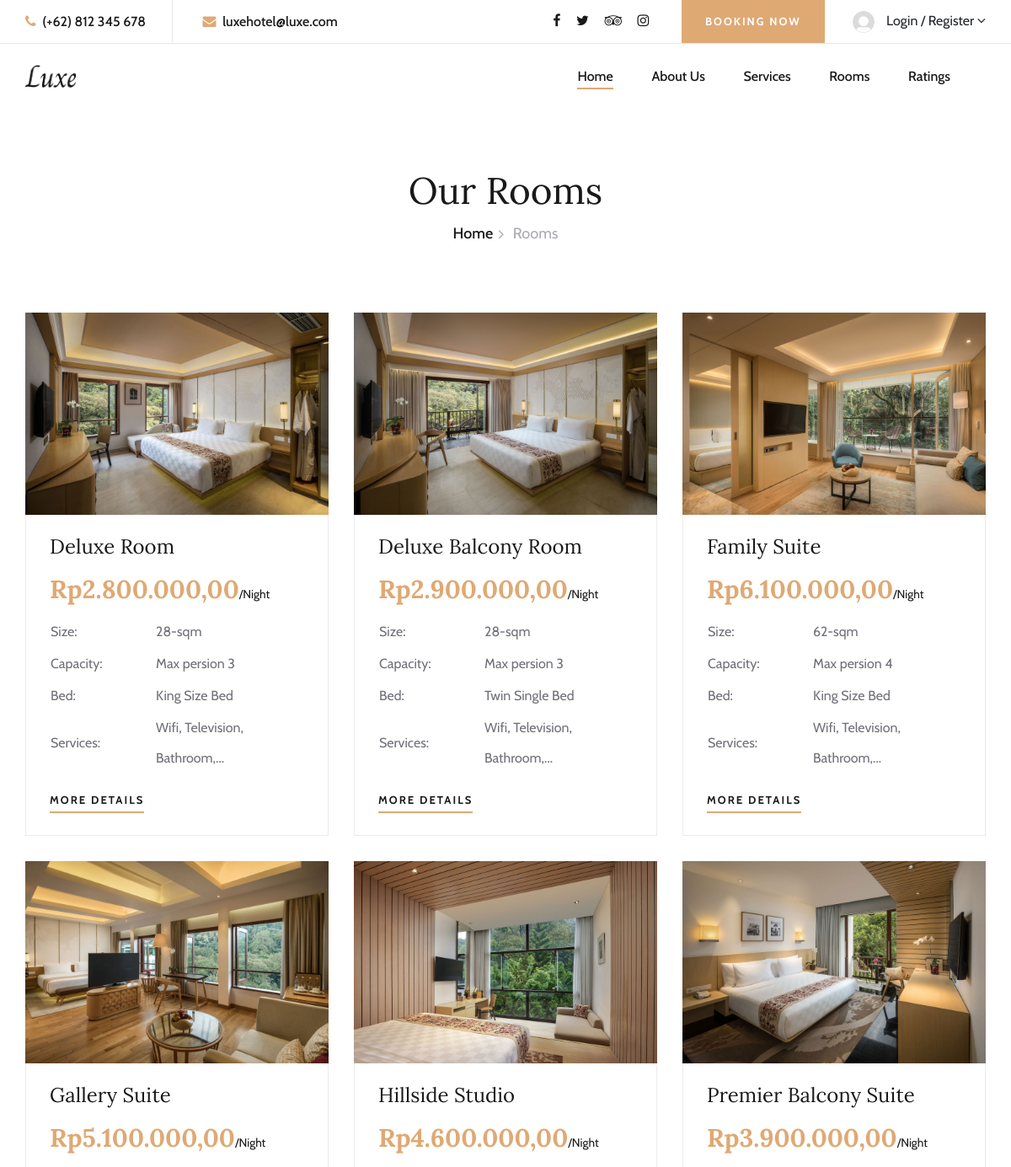
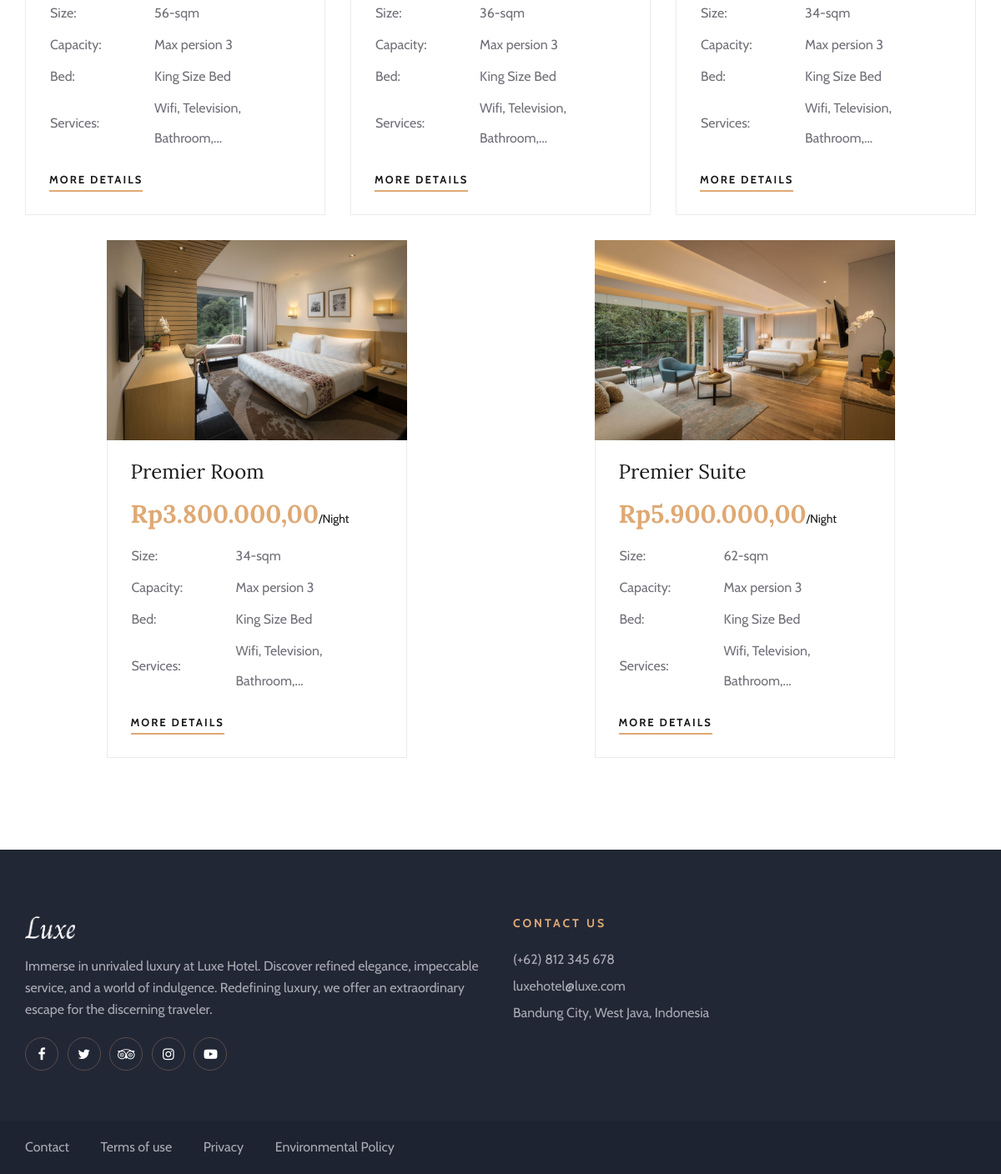
Page /index.php/rooms on the committed database (2 pictures, top to bottom).
### tables this page shows
CREATE TABLE `t_jenis_kamar` (
  `id_jenis_kamar` int(11) NOT NULL,
  `jenis_kamar` varchar(50) NOT NULL DEFAULT '',
  `kapasitas_kamar` int(11) NOT NULL,
  `ukuran_kamar` int(11) NOT NULL,
  `harga_kamar` int(11) NOT NULL,
  `jenis_ranjang` int(11) NOT NULL,
  `gambar` varchar(255) NOT NULL,
  `detail_1` varchar(255) NOT NULL,
  `detail_2` varchar(255) NOT NULL,
  `detail_3` varchar(255) NOT NULL
);

CREATE TABLE `t_jenis_ranjang` (
  `id_jenis_ranjang` int(11) NOT NULL,
  `jenis_ranjang` varchar(50) NOT NULL
);

### application/controllers/Rooms.php (called while the page is built, shortened)
<?php
class Rooms extends CI_Controller
{
    public function index()
    {
        $data['judul'] = 'Rooms';
        $data['user'] = $this->User_model->getUserBySessionEmail();
        $data['rooms'] = $this->Rooms_model->getDisplayRoom();
        $this->load->view('templates/header', $data);
        $this->load->view('rooms/index', $data);
        $this->load->view('templates/footer');
    }
}

### index.php (called while the page is built, shortened)
<?php
require_once BASEPATH.'core/CodeIgniter.php';

### application/models/Rooms_model.php (called while the page is built, shortened)
<?php
class Rooms_model extends CI_Model
{
    public function getDisplayRoom()
    {
        $this->db->select('*');
        $this->db->from('t_jenis_kamar');
        $this->db->join('t_jenis_ranjang', 't_jenis_kamar.jenis_ranjang = t_jenis_ranjang.id_jenis_ranjang');
        return $this->db->get('')->result_array();
    }
}

### application/views/rooms/index.php (the view)
<div class="breadcrumb-section">
    <div class="container">
        <div class="row">
            <div class="col-lg-12">
                <div class="breadcrumb-text">
                    <h2>Our Rooms</h2>
                    <div class="bt-option">
                        <a href="<?= base_url() ?>home">Home</a>
                        <span>Rooms</span>
                    </div>
                </div>
            </div>
        </div>
    </div>
</div>
<section class="rooms-section spad">
    <div class="container">
        <div class="row">
            <?php foreach ($rooms as $room) { ?>
                <div class="col-lg-4 col-md-6 mx-auto">
                    <div class="room-item">
                        <img src="<?= base_url() ?>assets/img/details/<?= strtolower(str_replace(' ', '-', $room['jenis_kamar'])) ?>/<?= $room['detail_1'] ?>" alt="">
                        <div class="ri-text">
                            <h4><?= $room['jenis_kamar'] ?></h4>
                            <h3>Rp<?= number_format(($room['harga_kamar']), 2, ",", ".") ?><span>/Night</span></h3>
                            <table>
                                <tbody>
                                    <tr>
                                        <td class="r-o">Size:</td>
                                        <td><?= $room['ukuran_kamar'] ?>-sqm</td>
                                    </tr>
                                    <tr>
                                        <td class="r-o">Capacity:</td>
                                        <td>Max persion <?= $room['kapasitas_kamar'] ?></td>
                                    </tr>
                                    <tr>
                                        <td class="r-o">Bed:</td>
                                        <td><?= $room['jenis_ranjang'] ?></td>
                                    </tr>
                                    <tr>
                                        <td class="r-o">Services:</td>
                                        <td>Wifi, Television, Bathroom,...</td>
                                    </tr>
                                </tbody>
                            </table>
                            <a href="<?= base_url() ?>rooms/details/<?= $room['id_jenis_kamar'] ?>/<?= strtolower(str_replace(' ', '-', $room['jenis_kamar'])) ?>" class="primary-btn">More Details</a>
                        </div>
                    </div>
                </div>
            <?php } ?>
        </div>
    </div>
</section>

### application/views/templates/header.php (shortened to what this page needs)
<!doctype html>
<html lang="en">
<head>
    <link rel="stylesheet" href="<?= base_url() ?>assets/css/bootstrap.min.css" type="text/css">
    <link rel="stylesheet" href="<?= base_url() ?>assets/css/font-awesome.min.css" type="text/css">
    <link rel="stylesheet" href="<?= base_url() ?>assets/css/elegant-icons.css" type="text/css">
    <link rel="stylesheet" href="<?= base_url() ?>assets/css/flaticon.css" type="text/css">
    <link rel="stylesheet" href="<?= base_url() ?>assets/css/owl.carousel.min.css" type="text/css">
    <link rel="stylesheet" href="<?= base_url() ?>assets/css/nice-select.css" type="text/css">
    <link rel="stylesheet" href="<?= base_url() ?>assets/css/jquery-ui.min.css" type="text/css">
    <link rel="stylesheet" href="<?= base_url() ?>assets/css/magnific-popup.css" type="text/css">
    <link rel="stylesheet" href="<?= base_url() ?>assets/css/slicknav.min.css" type="text/css">
    <link rel="stylesheet" href="<?= base_url() ?>assets/css/style.css" type="text/css">
</head>
<body>
    <header class="header-section">
        <div class="top-nav">
            <div class="container">
                <div class="row">
                    <div class="col-lg-6">
                        <ul class="tn-left">
                            <li><i class="fa fa-phone"></i> (+62) 812 345 678</li>
                            <li><i class="fa fa-envelope"></i> luxehotel@luxe.com</li>
                        </ul>
                    </div>
                    <div class="col-lg-6">
                        <div class="tn-right">
                            <div class="top-social">
                                <a href="#"><i class="fa fa-facebook"></i></a>
                                <a href="#"><i class="fa fa-twitter"></i></a>
                                <a href="#"><i class="fa fa-tripadvisor"></i></a>
                                <a href="#"><i class="fa fa-instagram"></i></a>
                            </div>
                            <a href="<?= base_url() ?>booking/index/<?= time(); ?>/<?= time() + 86400 ?>" class="bk-btn">Booking Now</a>
                            <div class="language-option">
                                <?php if ($this->session->userdata('email')) { ?>
                                    <a href="<?= base_url() ?><?= ($this->session->userdata('role_id') == 1) ? 'admin' : 'user' ?>" style="color: black;">
                                        <img src="<?= base_url() ?>assets/img/profile/<?= $user['image'] ?>">
                                        My Account <i class=" fa fa-angle-down"></i>
                                    </a>
                                    <div class="flag-dropdown">
                                        <ul>
                                            <li><a href="<?= base_url() ?>auth/logout">Logout</a></li>
                                        </ul>
                                    </div>
                                <?php } else { ?>
                                    <img src="<?= base_url() ?>assets/img/profile/default.jpg">
                                    Login / Register <i class=" fa fa-angle-down"></i>
                                <?php } ?>
                            </div>
                        </div>
                    </div>
                </div>
            </div>
        </div>
        <div class="menu-item">
            <div class="container">
                <div class="row">
                    <div class="col-lg-2">
                        <div class="logo">
                            <a href="<?= base_url() ?>home">
                                <img src="<?= base_url() ?>assets/img/logo.png" width="60px" alt="">
                            </a>
                        </div>
                    </div>
                    <div class="col-lg-10">
                        <div class="nav-menu">
                            <nav class="mainmenu">
                                <ul>
                                    <li class="active"><a href="<?= base_url() ?>home">Home</a></li>
                                    <li><a href="<?= base_url() ?>#about">About Us</a></li>
                                    <li><a href="<?= base_url() ?>#service">Services</a></li>
                                    <li><a href="<?= base_url() ?>rooms">Rooms</a>
                                    </li>
                                    <li><a href="<?= base_url() ?>#ratings">Ratings</a></li>
                                </ul>
                            </nav>
                        </div>
                    </div>
                </div>
            </div>
        </div>
    </header>

### application/views/templates/footer.php (shortened to what this page needs)
<footer class="footer-section">
    <div class="container">
        <div class="footer-text">
            <div class="row">
                <div class="col-lg-6">
                    <div class="ft-about">
                        <div class="logo">
                            <a href="#">
                                <img src="<?= base_url() ?>assets/img/footer-logo.png" width="60px" alt="">
                            </a>
                        </div>
                        <p>Immerse in unrivaled luxury at Luxe Hotel. Discover refined elegance, impeccable service, and a world of indulgence. Redefining luxury, we offer an extraordinary escape for the discerning traveler.</p>
                        <div class="fa-social">
                            <a href="#"><i class="fa fa-facebook"></i></a>
                            <a href="#"><i class="fa fa-twitter"></i></a>
                            <a href="#"><i class="fa fa-tripadvisor"></i></a>
                            <a href="#"><i class="fa fa-instagram"></i></a>
                            <a href="#"><i class="fa fa-youtube-play"></i></a>
                        </div>
                    </div>
                </div>
                <div class="col-lg-6">
                    <div class="ft-contact">
                        <h6>Contact Us</h6>
                        <ul>
                            <li>(+62) 812 345 678</li>
                            <li>luxehotel@luxe.com</li>
                            <li>Bandung City, West Java, Indonesia</li>
                        </ul>
                    </div>
                </div>
            </div>
        </div>
    </div>
    <div class="copyright-option">
        <div class="container">
            <div class="row">
                <div class="col-lg-7">
                    <ul>
                        <li><a href="#">Contact</a></li>
                        <li><a href="#">Terms of use</a></li>
                        <li><a href="#">Privacy</a></li>
                        <li><a href="#">Environmental Policy</a></li>
                    </ul>
                </div>
                <div class="col-lg-5">
                </div>
            </div>
        </div>
    </div>
</footer>
</body>
</html>

### rows in the picture
t_jenis_kamar: detail_1 (picture), jenis_kamar "Deluxe Room", harga_kamar "2.800.000,00", ukuran_kamar "28", kapasitas_kamar "3", t_jenis_ranjang.jenis_ranjang "King Size Bed"
t_jenis_kamar: detail_1 (picture), jenis_kamar "Deluxe Balcony Room", harga_kamar "2.900.000,00", ukuran_kamar "28", kapasitas_kamar "3", t_jenis_ranjang.jenis_ranjang "Twin Single Bed"
t_jenis_kamar: detail_1 (picture), jenis_kamar "Family Suite", harga_kamar "6.100.000,00", ukuran_kamar "62", kapasitas_kamar "4", t_jenis_ranjang.jenis_ranjang "King Size Bed"
t_jenis_kamar: detail_1 (picture), jenis_kamar "Gallery Suite", harga_kamar "5.100.000,00", ukuran_kamar "56", kapasitas_kamar "3", t_jenis_ranjang.jenis_ranjang "King Size Bed"
t_jenis_kamar: detail_1 (picture), jenis_kamar "Hillside Studio", harga_kamar "4.600.000,00", ukuran_kamar "36", kapasitas_kamar "3", t_jenis_ranjang.jenis_ranjang "King Size Bed"
t_jenis_kamar: detail_1 (picture), jenis_kamar "Premier Balcony Suite", harga_kamar "3.900.000,00", ukuran_kamar "34", kapasitas_kamar "3", t_jenis_ranjang.jenis_ranjang "King Size Bed"
t_jenis_kamar: detail_1 (picture), jenis_kamar "Premier Room", harga_kamar "3.800.000,00", ukuran_kamar "34", kapasitas_kamar "3", t_jenis_ranjang.jenis_ranjang "King Size Bed"
t_jenis_kamar: detail_1 (picture), jenis_kamar "Premier Suite", harga_kamar "5.900.000,00", ukuran_kamar "62", kapasitas_kamar "3", t_jenis_ranjang.jenis_ranjang "King Size Bed"
